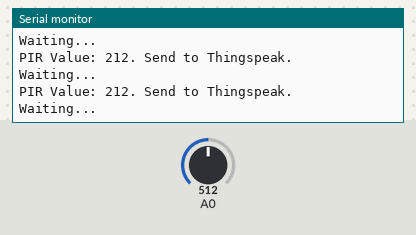
The sketch below on a simulated ESP8266 (NodeMCU). Parts: the last lines printed to the serial monitor. Inputs (shaded band) come from the test bench; at power-on: A0 = 512. WiFi joins after 1.5 s; servers stay silent unless stated.

Above: at 2.7 s.
2.8 s: A0 set to 716
At 3.42 s:
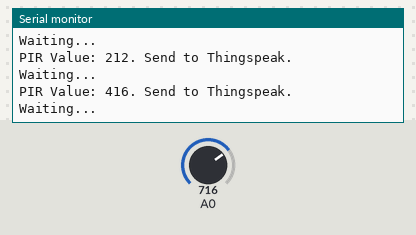
4.3 s: A0 set to 900
At 4.92 s:
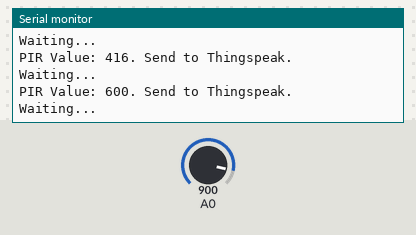
Timing chart, 0 to 7.3 s (numbered marks = the images above; inputs shaded):
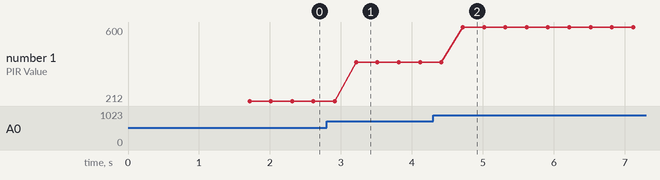

The sketch:

pir_node_Codes.ino
```cpp
#include <ESP8266WiFi.h>

String apiKey = "Y6MPNVFIOKO2UA63";

const char *ssid =  "Rita";
const char *pass =  "123456789";
const char* server = "api.thingspeak.com";
WiFiClient client;
int bool1 = 300;
void setup()
{
  Serial.begin(115200);
  delay(10);
  pinMode(A0, INPUT);
  Serial.println("Connecting to ");
  Serial.println(ssid);
 pinMode(A0,INPUT);

  WiFi.begin(ssid, pass);

  while (WiFi.status() != WL_CONNECTED)
  {
    delay(500);
    Serial.print(".");
  }
  Serial.println("");
  Serial.println("WiFi connected");

}

void loop()
{

  int pir = (analogRead(A0)-bool1);

  if (isnan(pir))
  {
    Serial.println("Failed to read from PIR sensor!");
    return;
  }

  if (client.connect(server, 80))
  {

    String postStr = apiKey;
    postStr += "&field1=";
    postStr += String(pir);
    postStr += "\r\n\r\n";

    client.print("POST /update HTTP/1.1\n");
    client.print("Host: api.thingspeak.com\n");
    client.print("Connection: close\n");
    client.print("X-THINGSPEAKAPIKEY: " + apiKey + "\n");
    client.print("Content-Type: application/x-www-form-urlencoded\n");
    client.print("Content-Length: ");
    client.print(postStr.length());
    client.print("\n\n");
    client.print(postStr);

    Serial.print("PIR Value: ");
    Serial.print(pir);
    Serial.println(". Send to Thingspeak.");
  }
  client.stop();

  Serial.println("Waiting...");
  delay(100);
}
```

Measured:
- after the input at 2.8 s, the serial monitor: prints a new line after 0.41 s (image 1)
- after the input at 4.3 s, the serial monitor: prints a new line after 0.42 s (image 2)
- plotted number 1: 212 → 416 after the input at 2.8 s, 416 → 600 after the input at 4.3 s
